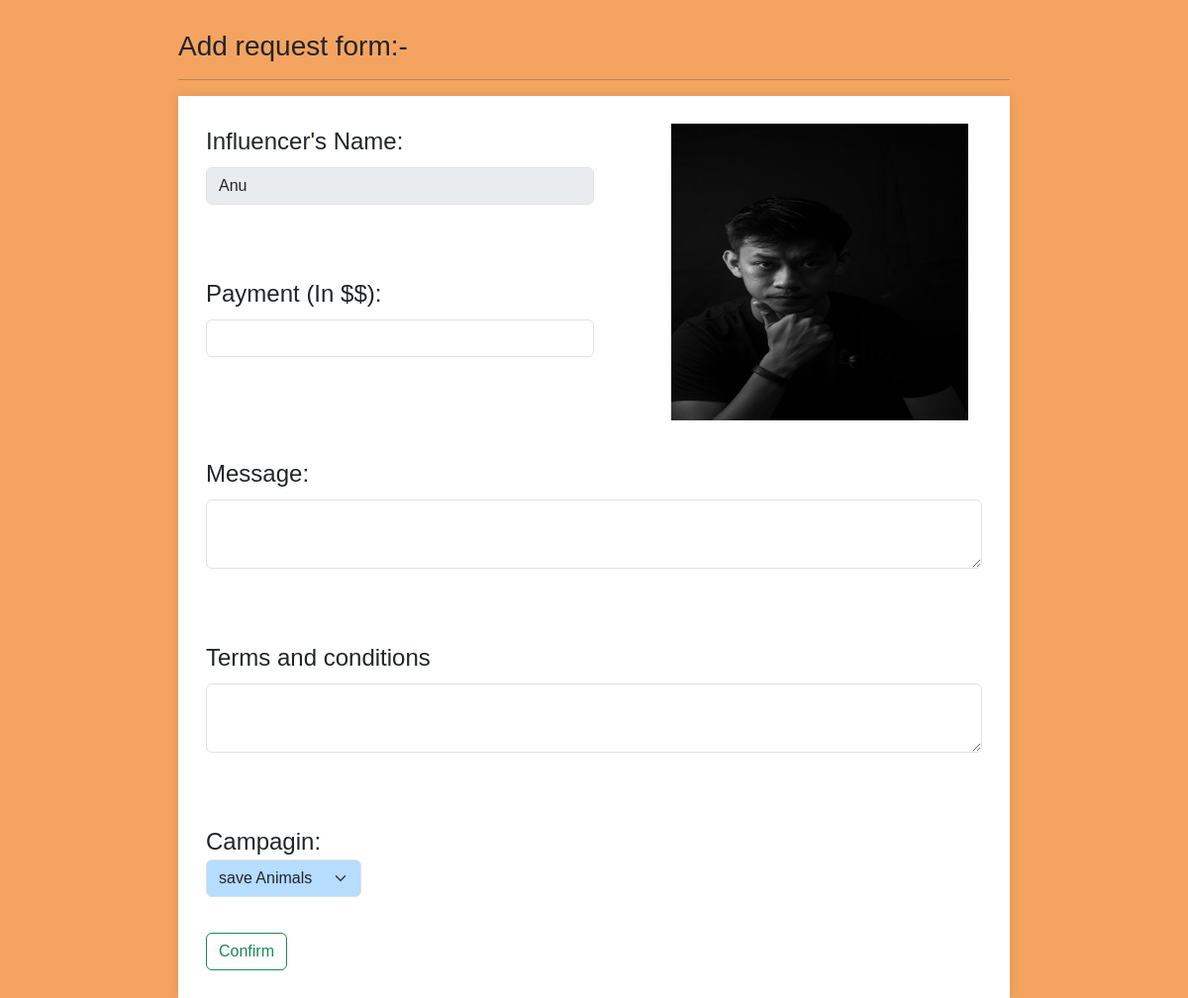
Screenshot of /sponser/adreq_sent/2 with the database file from the repository.
### app.py (models this page shows)
class influencer(db.Model):
    __tablename__='influcener'
    influencer_id=db.Column(db.Integer,primary_key=True,autoincrement=True)
    name=db.Column(db.String,db.ForeignKey(user.username))
    Category=db.Column(db.String)
    Niche=db.Column(db.String)
    reach=db.Column(db.Integer)
    user_id=db.Column(db.Integer,db.ForeignKey(user.user_id))
    photo_path = db.Column(db.String)
    flagged_info=db.Column(db.Boolean, default=False)

### app.py (the view)
@app.route("/sponser/adreq_sent/<int:userid>",methods=["GET"])
def sent(userid):
    l=[]
    user_Data=db.session.query(influencer).filter(influencer.user_id==userid).first()
    campdata=db.session.query(campaigns).all()
    for data in campdata:
        if data.Visibility=="visible":
            l.append(data)
    print(l)
    return render_template("add_req.html",l=l,user_Data=user_Data)

### templates/add_req.html (shortened to what this page needs)
<!DOCTYPE html>
<html lang="en">
<head>
    <link href="https://cdn.jsdelivr.net/npm/bootstrap@5.3.3/dist/css/bootstrap.min.css" rel="stylesheet">
    <link rel="stylesheet" href="\static\style.css">
</head>
<h3>Add request form:-</h3><hr>
<body class="det2">
    <form class="col g-3" method="POST" action="/sponser/adreq_sent/{{user_Data.influencer_id}}" >
        <div class="anmol1">
            <div class="col-md-6" id="name2222">
                <label for="inputCity" class="form-label">Influencer's Name: </label>
                <input type="text" disabled class="form-control" id="name" value="{{ user_Data.name }}" >
                <br>
                <br>
                <label for="inputCity" class="form-label">Payment (In $$):</label>
                <input type="number" class="form-control" id="name" value="" name="Payment">
            </div>
            <div class="anmol2">
                <img id="photos2"  src="{{ url_for('static', filename='uploads/' ~ user_Data.photo_path) }}">
            </div>
        </div>
        <br>
        <div class="col-md-6">
            <div class="text-break">
            <label for="inputCity" class="form-label">Message:</label>
            <textarea type="text" class="form-control" id="names" value="" name="message"></textarea>
            </div>
        </div><br>
        <div class="col-md-6 " >
            <div class="text-break">
                <label for="inputCity" class="form-label">Terms and conditions</label>
                <textarea type="text" class="form-control" id="names"  name="req"></textarea>
            </div>
        </div><br>
        <div class="dropdown">
            Campagin:
            <select name="camp" class="form-select" id="floatingSelect">
                {% for i in l %}
                <option value="{{ i.campaigns_id }}"> {{ i.name }} </option>
                {% endfor %}
            </select>
        </div><br>
        <div class="col-12">
            <button type="submit" class="btn btn-outline-success">Confirm</button>
        </div>
    </form>
</body>
</html>

### static/style.css (style rules this page uses)
* { font-family:Tahoma, Geneva, Verdana, sans-serif; height: auto; }
.form-select { width: 100px; background-color: #b6dcfe; }
.g-3 { border: 8px solid white; background-color: white; padding: 20px; box-shadow: 0 0 10px rgba(0, 0, 0, 0.1); width: 100%; margin-right: 500px; }
#names { height: 70px; text-wrap:balance; }
.text-break { height: 150px; width: 200%; }
#floatingSelect { width: 20%; }
.anmol1 { display: flex; }
#photos2 { height: 300px; width: 300px; }
.anmol2 { align-items: center; justify-content:space-around; margin-left: 10%; }
.det2 { font-size: x-large; margin-left: 15%; margin-right: 15%; background-color:sandybrown; margin-top: 30px; }

### rows the page displays
influencer: name "Anu", photo_path (picture)

### other values shown
form field camp "save Animals"
